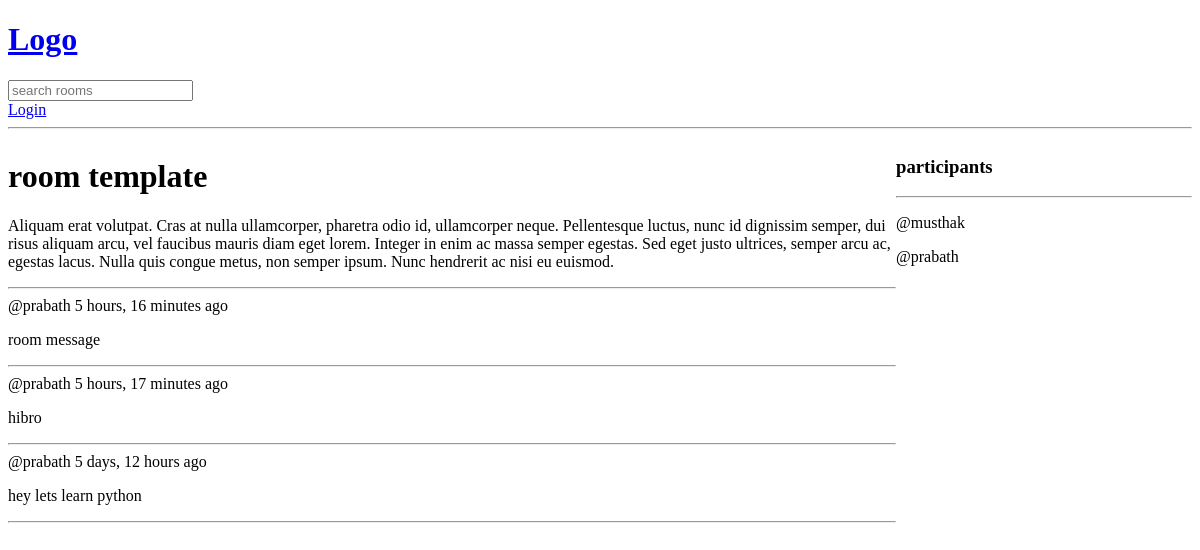
/room/3/, run on an earlier commit of the app's database.
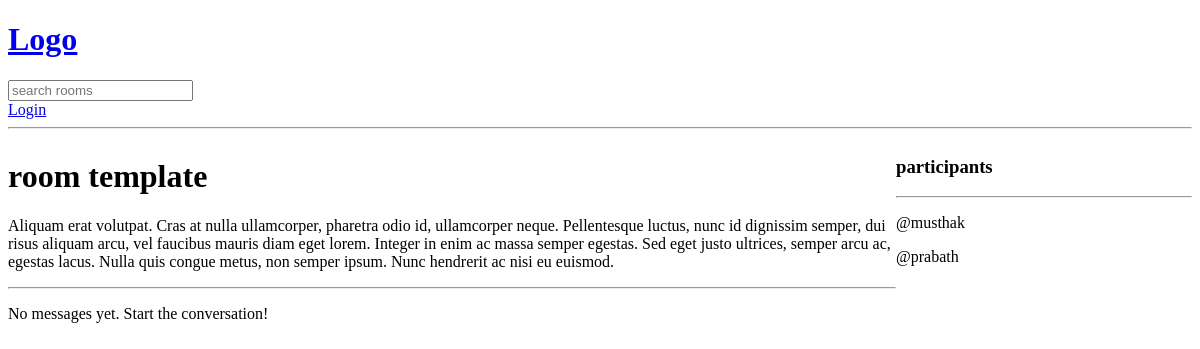
And on a later commit of the database.
### base/models.py (models this page shows, shortened)
class Room(models.Model):
    host = models.ForeignKey(User, on_delete=models.SET_NULL,null=True)
    topic = models.ForeignKey(Topic, on_delete=models.SET_NULL,null=True)
    name = models.CharField(max_length=200)
    description = models.TextField(null=True, blank=True)
    updated = models.DateTimeField(auto_now=True)
    created = models.DateTimeField(auto_now_add=True)
    participants= models.ManyToManyField(User , related_name='participants',blank='True')
    class Meta:
        ordering = ['-updated','-created']

class Message(models.Model):
    user = models.ForeignKey(User, on_delete=models.CASCADE)
    room = models.ForeignKey(Room, on_delete=models.CASCADE)
    body = models.TextField()
    updated = models.DateTimeField(auto_now=True)
    created = models.DateTimeField(auto_now_add=True)
    class Meta:
        ordering = ['-updated','-created']

### base/views.py (the view, shortened to what this page needs)
# urls.py: path('room/<int:pk>/', views.room, name="room"),
def room(request, pk):
    room = get_object_or_404(Room, id=pk)
    room_messages = room.message_set.all().order_by('-created')  # Correct field name
    participants = room.participants.all()
    context = {'room': room, 'room_messages': room_messages,'participants': participants}
    return render(request, "room.html", context)

### templates/room.html (shortened to what this page needs)
{% extends 'main.html' %}
{% block content %}
<div class="room-container">
    <div>
        <h1>room template</h1>
        <p>{{ room.description }}</p>
        <hr>
        <div class="comment-wrapper">
            {% for message in room_messages %}
            <div class="message">
                <span class="user">@{{ message.user.username }}</span>
                <span class="time">{{ message.created|timesince }} ago</span>
                <p class="body">{{ message.body }}</p>
                <hr>
            </div>
            {% empty %}
            <p>No messages yet. Start the conversation!</p>
            {% endfor %}
        </div>
    </div>
    <div>
        <h3>participants</h3>
        <hr>
        {% for user in participants %}
        <div>
            <p>@{{ user.username }}</p>
        </div>
        {% endfor %}
    </div>
</div>
{% endblock content %}

### base/templates/main.html (shortened to what this page needs)
<!DOCTYPE html>
<html lang="en">
    <head>
    </head>
    <body>
        {% include 'navbar.html' %}
        {% block content %}
        {% endblock %}
    </body>
</html>

### templates/navbar.html
<a href="/">
   <h1> Logo </h1>
</a>
<form action="{% url 'home' %}" method="get">
   <input type="text" name="q" placeholder="search rooms">
</form>
{% if request.user.is_authenticated %}
<p>hello {{ request.user }}</p>
    <a href="{% url 'logout' %}">LOGOUT</a>
{% else %}
    <a href="{% url 'login' %}">Login</a>
{% endif %}
<hr>

### templates/room.html (style rules this page uses)
.room-container { display:grid; grid-template-columns: 3fr 1fr; }

What changed in the data, as far as the page shows it:
removed Message: user.username "prabath", created "5 hours, 16 minutes", body "room message"
removed Message: user.username "prabath", created "5 hours, 17 minutes", body "hibro"
removed Message: user.username "prabath", created "5 days, 12 hours", body "hey lets learn python"
Also different on the page:
text now shown: "No messages yet. Start the conversation!"
